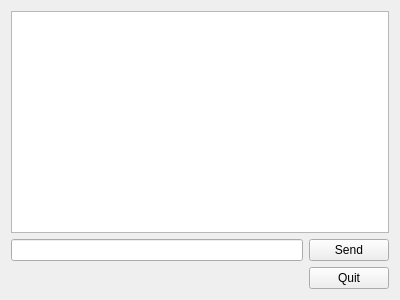
<?xml version="1.0" encoding="UTF-8"?>
<ui version="4.0">
 <class>Aichat</class>
 <widget class="QWidget" name="Aichat">
  <property name="geometry">
   <rect>
    <x>0</x>
    <y>0</y>
    <width>400</width>
    <height>300</height>
   </rect>
  </property>
  <property name="windowTitle">
   <string>Form</string>
  </property>
  <layout class="QVBoxLayout" name="verticalLayout_2">
   <item>
    <widget class="QTextEdit" name="AiChatHistory"/>
   </item>
   <item>
    <layout class="QVBoxLayout" name="verticalLayout">
     <item>
      <layout class="QHBoxLayout" name="horizontalLayout">
       <item>
        <widget class="QLineEdit" name="AiSendInput"/>
       </item>
       <item>
        <widget class="QPushButton" name="AiChatSendBtn">
         <property name="text">
          <string>Send</string>
         </property>
        </widget>
       </item>
      </layout>
     </item>
     <item>
      <layout class="QHBoxLayout" name="horizontalLayout_2">
       <item>
        <spacer name="horizontalSpacer_2">
         <property name="orientation">
          <enum>Qt::Horizontal</enum>
         </property>
         <property name="sizeHint" stdset="0">
          <size>
           <width>40</width>
           <height>20</height>
          </size>
         </property>
        </spacer>
       </item>
       <item>
        <layout class="QGridLayout" name="gridLayout">
         <item row="0" column="0">
          <widget class="QPushButton" name="AiQuitBtn">
           <property name="text">
            <string>Quit</string>
           </property>
          </widget>
         </item>
        </layout>
       </item>
      </layout>
     </item>
    </layout>
   </item>
  </layout>
 </widget>
 <resources/>
 <connections/>
</ui>
